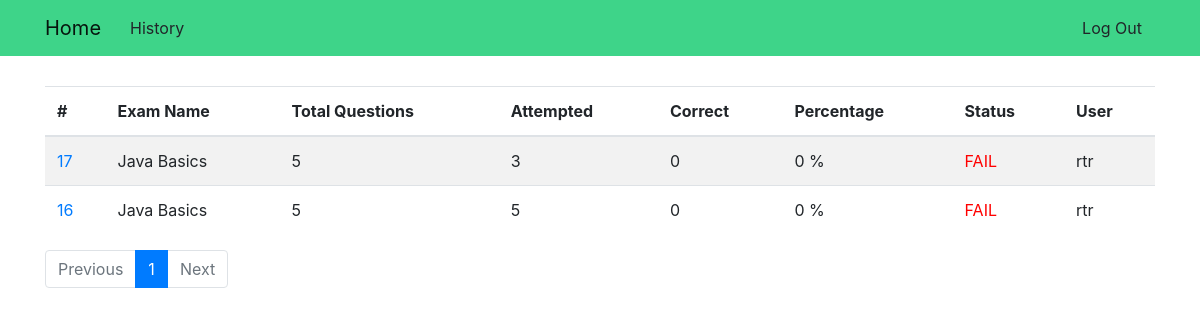
The page /history/ (signed in) on the database as committed earlier.
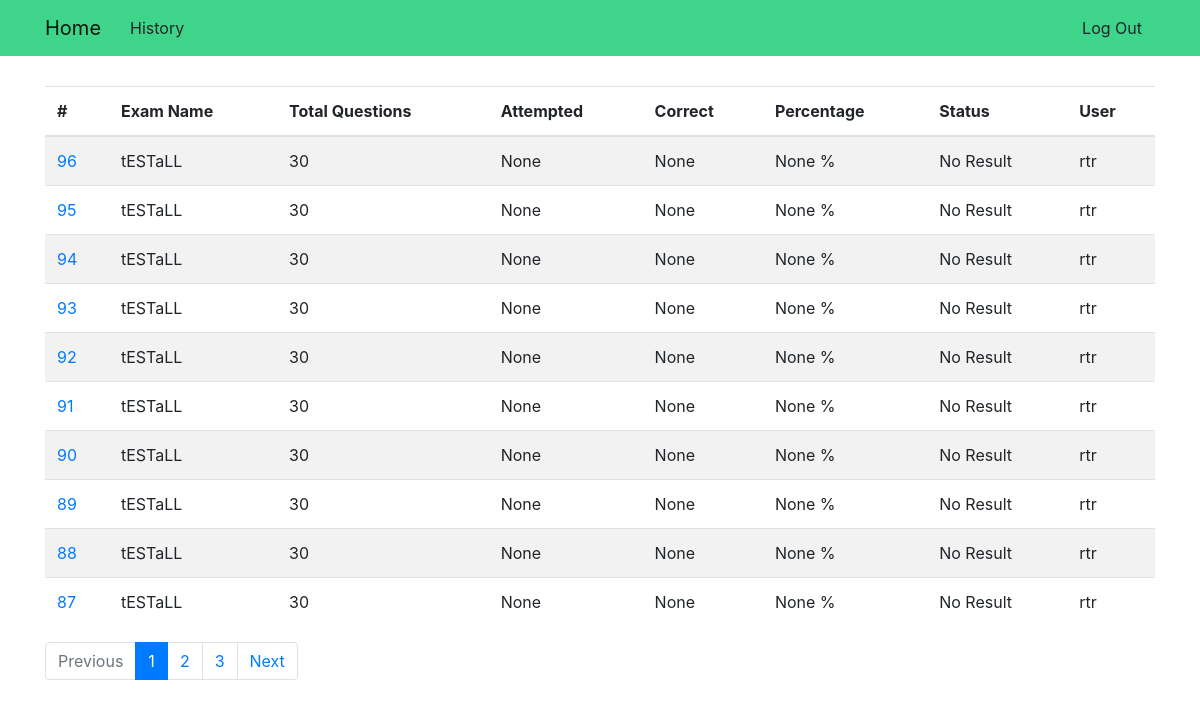
The same page on the database as committed later.
### exam_app/models.py (models this page shows)
class ExamAttempt(models.Model):
    RESULT_STATUS = (
        ('P', 'PASS'),
        ('F', 'FAIL')
    )
    start_time = models.DateTimeField()
    end_time = models.DateTimeField()
    answer_list = models.TextField()
    result_attempted_question_count = models.PositiveSmallIntegerField(
        blank=True, null=True)
    result_correct_answer_count = models.PositiveSmallIntegerField(
        blank=True, null=True)
    result_percentage = models.PositiveSmallIntegerField(blank=True, null=True,
                                                         validators=[MaxValueValidator(100), MinValueValidator(0)])
    _result_status = models.CharField(max_length=1, choices=RESULT_STATUS)
    user = models.ForeignKey(User, on_delete=models.CASCADE)
    exam = models.ForeignKey(Exam, on_delete=models.CASCADE)
    def result_status(self):
        if self._result_status == '':
            return "No Result"
        else:
            return (dict(self.RESULT_STATUS))[self._result_status]

class Exam(models.Model):
    name = models.TextField()
    question_count = models.PositiveSmallIntegerField()
    questions = models.ManyToManyField(Question)
    time = models.TimeField()
    passing_percentage = models.PositiveSmallIntegerField(
        validators=[MaxValueValidator(100), MinValueValidator(1)])
    def __str__(self):
        return self.name

### exam_app/views.py (the view)
# urls.py: url('^history/$', views.ListExamAttemptHistoryView.as_view(), name='history'),
class ListExamAttemptHistoryView(LoginRequiredMixin, ListView):
    paginate_by = 10
    model = models.ExamAttempt
    template_name = 'exam_app/exam_attempt_history.html'
    def get_queryset(self):
        if self.request.user.is_superuser:
            return models.ExamAttempt.objects.all().order_by('-pk')
        else:
            return models.ExamAttempt.objects.filter(user=self.request.user).order_by('-pk')

### exam_app/templates/exam_app/exam_attempt_history.html (shortened to what this page needs)
{% extends "base.html" %}
{% block body_block %}
<table id="table" class="table table-striped">
    <thead>
        <tr>
            <th scope="col">#</th>
            <th scope="col">Exam Name</th>
            <th scope="col">Total Questions</th>
            <th scope="col">Attempted</th>
            <th scope="col">Correct</th>
            <th scope="col">Percentage</th>
            <th scope="col">Status</th>
            <th scope="col">User</th>
        </tr>
    </thead>
    <tbody>
        {% for examattempt in examattempt_list %}
        <tr>
            <td><a href="/user/result/{{examattempt.pk}}">{{examattempt.pk}}</a></td>
            <td>{{ examattempt.exam}}</td>
            <td>{{ examattempt.exam.question_count}}</td>
            <td>{{ examattempt.result_attempted_question_count}}</td>
            <td>{{ examattempt.result_correct_answer_count}}</td>
            <td>{{ examattempt.result_percentage}} %</td>
            <td><span class="{{examattempt.result_status}}">{{ examattempt.result_status}}</span></td>
            <td>{{ examattempt.user}}</td>
        </tr>
        {% empty %}
        <tr>
            <td colspan="7">So Empty!!!</td>
        </tr>
        {% endfor %}
    </tbody>
</table>
<nav aria-label="PageNavigation" class="page-nav">
    <ul class="pagination">
        {% if page_obj.has_previous %}
        <li class="page-item ">
            <a class="page-link" href="?page={{ page_obj.previous_page_number }}" tabindex="-1">Previous</a>
        </li>
        {% else %}
        <li class="page-item disabled">
            <a class="page-link" href="#" tabindex="-1">Previous</a>
        </li>
        {% endif %}
        {% for num in page_obj.paginator.page_range %}
        {% if page_obj.number == num %}
        <li class="page-item active"><a class="page-link" href="?page={{ num }}">{{num}}</a>
        </li>
        {% elif num > page_obj.number|add:'-3' and num < page_obj.number|add:'3' %}
        <li class="page-item"><a class="page-link" href="?page={{ num }}">{{num}}</a></li>
        {% endif %}
        {% endfor %}
        {% if page_obj.has_next %}
        <li class="page-item">
            <a class="page-link" href="?page={{ page_obj.next_page_number }}">Next</a>
        </li>
        {% else %}
        <li class="page-item disabled">
            <a class="page-link" href="#">Next</a>
        </li>
        {% endif %}
    </ul>
</nav>
{% endblock %}

### templates/base.html (shortened to what this page needs)
<!DOCTYPE html>
{% load static %}
<html lang="en">
<head>
    <link rel="stylesheet" href="{% static 'exam_app/css/master.css'%}">
    <link rel="stylesheet" href="{% static 'bootstrap-4.5.2-dist/css/bootstrap.min.css'%}">
    <link rel="stylesheet" href="{% static 'bootstrap-4.5.2-dist/css/bootstrap-grid.min.css'%}">
</head>
<body>
    <nav class=" navbar navbar-expand-lg navbar-light mynav">
        <div class="container">
            <a class="navbar-brand" href="{% url 'exam_app:home' %}">Home</a>
            <div class="collapse navbar-collapse" id="navbarSupportedContent">
                <ul class="nav nabar-nav mr-auto">
                    {% if user.is_authenticated %}
                    {% if user.is_superuser %}
                    <li><a class="btn btn-simple" href="{% url 'exam_app:create_exam' %}">Add Exam</a></li>
                    <li><a class="btn btn-simple" href="{% url 'exam_app:topic' %}">Add Topic</a></li>
                    <li><a class="btn btn-simple" href="{% url 'exam_app:create_question' %}">Add Question</a></li>
                    <li><a class="btn btn-simple" href="{% url 'exam_app:exams' %}">Exams</a></li>
                    <li><a class="btn btn-simple" href="{% url 'exam_app:questions' %}">Questions</a></li>
                    {% else %}
                    <li><a class="btn btn-simple" href="{% url 'exam_app:history' %}">History</a></li>
                    {% endif %}
                    {% endif %}
                </ul>
                <ul class="nav nabar-nav navbar-right">
                    {% if user.is_authenticated %}
                    <li><a class="btn btn-simple" href="{% url 'exam_app:logout' %}">Log Out</a></li>
                    {% endif %}
                </ul>
            </div>
        </div>
    </nav>
    <div class="container exam-container">
        {% block body_block %}
        {% endblock %}
    </div>
</body>
</html>

### exam_app/static/exam_app/css/master.css (style rules this page uses)
.mynav { background-color: #3ed489; }
.exam-container { margin-top:30px; }

Rows that differ between the two databases and show on the page:
no longer on this page (row unchanged): ExamAttempt: pk "17", exam "Java Basics", exam.question_count "5", result_attempted_question_count "3", result_correct_answer_count "0", result_percentage "0", result_status "FAIL", user "rtr"
no longer on this page (row unchanged): ExamAttempt: pk "16", exam "Java Basics", exam.question_count "5", result_attempted_question_count "5", result_correct_answer_count "0", result_percentage "0", result_status "FAIL", user "rtr"
added ExamAttempt: pk "96", exam "tESTaLL", exam.question_count "30", result_attempted_question_count "None", result_correct_answer_count "None", result_percentage "None", result_status "No Result", user "rtr"
added ExamAttempt: pk "95", exam "tESTaLL", exam.question_count "30", result_attempted_question_count "None", result_correct_answer_count "None", result_percentage "None", result_status "No Result", user "rtr"
added ExamAttempt: pk "94", exam "tESTaLL", exam.question_count "30", result_attempted_question_count "None", result_correct_answer_count "None", result_percentage "None", result_status "No Result", user "rtr"
added ExamAttempt: pk "93", exam "tESTaLL", exam.question_count "30", result_attempted_question_count "None", result_correct_answer_count "None", result_percentage "None", result_status "No Result", user "rtr"
added ExamAttempt: pk "92", exam "tESTaLL", exam.question_count "30", result_attempted_question_count "None", result_correct_answer_count "None", result_percentage "None", result_status "No Result", user "rtr"
added ExamAttempt: pk "91", exam "tESTaLL", exam.question_count "30", result_attempted_question_count "None", result_correct_answer_count "None", result_percentage "None", result_status "No Result", user "rtr"
added ExamAttempt: pk "90", exam "tESTaLL", exam.question_count "30", result_attempted_question_count "None", result_correct_answer_count "None", result_percentage "None", result_status "No Result", user "rtr"
added ExamAttempt: pk "89", exam "tESTaLL", exam.question_count "30", result_attempted_question_count "None", result_correct_answer_count "None", result_percentage "None", result_status "No Result", user "rtr"
added ExamAttempt: pk "88", exam "tESTaLL", exam.question_count "30", result_attempted_question_count "None", result_correct_answer_count "None", result_percentage "None", result_status "No Result", user "rtr"
added ExamAttempt: pk "87", exam "tESTaLL", exam.question_count "30", result_attempted_question_count "None", result_correct_answer_count "None", result_percentage "None", result_status "No Result", user "rtr"
Other text that changed with them:
new list line: "2"
new list line: "3"
